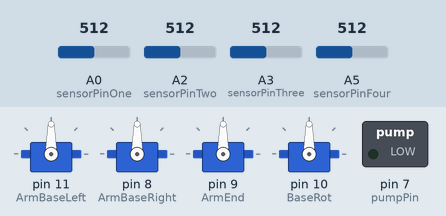
The sketch below on a simulated Arduino Uno, built with avr-gcc and run on an emulated ATmega328P. On the bench: 4 × servo, switched loads named in the sketch (green lamp = pin HIGH). The inputs (shaded band) are chosen by the test bench; at power-on: A0 (sensorPinOne) = 512, A2 (sensorPinTwo) = 512, A3 (sensorPinThree) = 512, A5 (sensorPinFour) = 512.

Above: at 1.7 s.
1.8 s: A0 (sensorPinOne) set to 488
At 3.5 s:
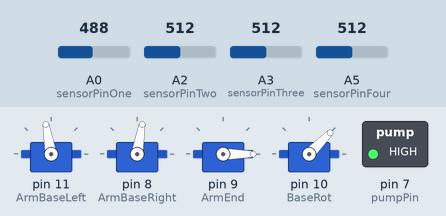
7.8 s: A0 (sensorPinOne) set to 510
At 8.1 s:
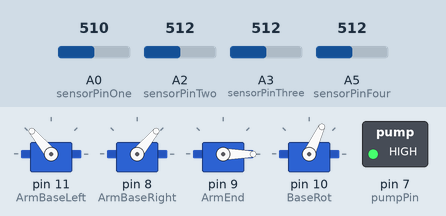
10.8 s: A2 (sensorPinTwo) set to 483
At 12.8 s:
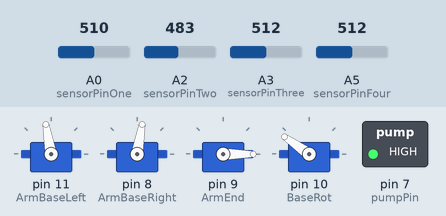
16.8 s: A2 (sensorPinTwo) set to 510
At 19.67 s:
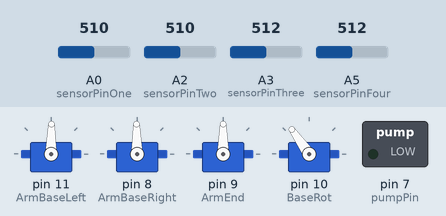
19.8 s: A3 (sensorPinThree) set to 491
At 21.2 s:
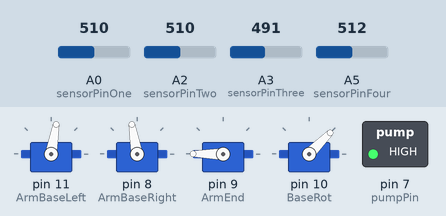
25.8 s: A3 (sensorPinThree) set to 510
At 26.9 s:
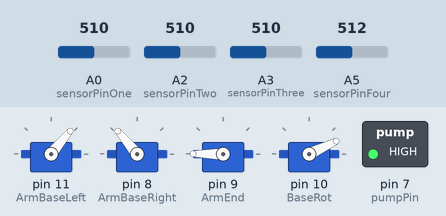
Timing chart, 0 to 29.8 s (numbered marks = the images above; inputs shaded):
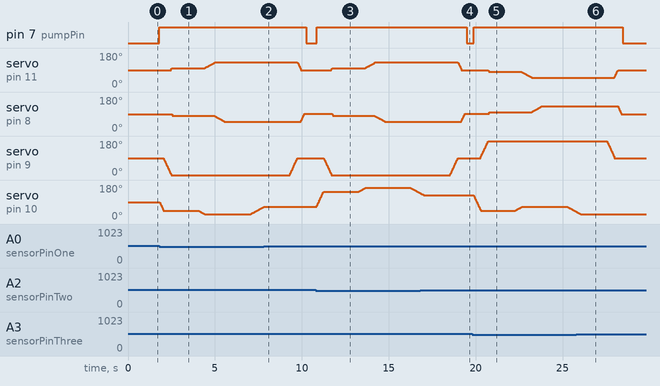

Measured:
- the behaviour switches between 500 and 499 on A0 (sensorPinOne) (found by bisection; images 0 and 1)
- the behaviour switches between 500 and 499 on A2 (sensorPinTwo) (found by bisection; images 2 and 3)
- the behaviour switches between 500 and 499 on A3 (sensorPinThree) (found by bisection; images 4 and 5)
- after the input at 1.8 s, pin 7 (pumpPin): LOW → HIGH at once; servo on pin 11 (ArmBaseLeft): moves from 90° to 130° over 2.5 s, starting after 0.68 s; servo on pin 8 (ArmBaseRight): moves from 90° to 50° over 3.0 s, starting after 0.72 s; servo on pin 9 (ArmEnd): moves from 90° to 0° over 0.45 s, starting after 0.23 s
- after the input at 7.8 s, pin 7 (pumpPin): HIGH → LOW after 2.4 s; servo on pin 9 (ArmEnd): goes on until 9.7 s, then stays 90°; servo on pin 10 (BaseRot): goes on until 7.8 s, then stays 65°
- after the input at 10.8 s, pin 7 (pumpPin): LOW → HIGH after 0.05 s; servo on pin 11 (ArmBaseLeft): moves from 89° to 130° over 2.5 s, starting after 0.90 s
- after the input at 16.8 s, pin 7 (pumpPin): HIGH → LOW after 2.7 s
- after the input at 19.8 s, pin 7 (pumpPin): LOW → HIGH after 0.08 s; servo on pin 11 (ArmBaseLeft): moves from 89° to 50° over 2.5 s, starting after 0.93 s; servo on pin 8 (ArmBaseRight): moves from 91° to 130° over 3.0 s, starting after 0.97 s; servo on pin 9 (ArmEnd): moves from 90° to 180° over 0.45 s, starting after 0.48 s
- after the input at 25.8 s, pin 7 (pumpPin): HIGH → LOW after 2.7 s; servo on pin 11 (ArmBaseLeft): goes on until 28.2 s, then stays 90°; servo on pin 8 (ArmBaseRight): goes on until 28.4 s, then stays 90°; servo on pin 9 (ArmEnd): goes on until 28.0 s, then stays 90°; servo on pin 10 (BaseRot): goes on until 26.0 s, then stays 25°

The sketch:

RoboticWateringSystemCode.ino
```cpp
#include <Servo.h>

//Hello

Servo ArmBaseLeft;
Servo ArmBaseRight;
Servo ArmEnd;
Servo BaseRot;

// Current positions (initialized in setup)
int posBaseLeft = 90;
int posBaseRight = 90;
int posEnd = 90;
int posRot = 90;

const int pumpPin = 7;

const int sensorPinOne = A0;
const int sensorPinTwo = A2;
const int sensorPinThree = A3;
const int sensorPinFour = A5;

const int POSITION_TOLERANCE = 2; // Acceptable error in degrees


void setup() {
  ArmBaseLeft.attach(11);
  ArmBaseRight.attach(8);
  ArmEnd.attach(9);
  BaseRot.attach(10);
  pinMode(pumpPin, OUTPUT);

  // Set initial positions
  ArmBaseLeft.write(posBaseLeft);
  ArmBaseRight.write(posBaseRight);
  ArmEnd.write(posEnd);
  BaseRot.write(posRot);

  digitalWrite(pumpPin, LOW);

  delay(500); // Let them settle
}

// Smoothly move a servo from current to target position
void smoothMove(Servo &servo, int &currentPos, int targetPos, int stepDelay = 10) {
  if (abs(currentPos - targetPos) <= POSITION_TOLERANCE) return;

  int step = (targetPos > currentPos) ? 1 : -1;

  while (abs(currentPos - targetPos) > POSITION_TOLERANCE) {
    currentPos += step;
    servo.write(currentPos);
    delay(stepDelay);
  }

  // Snap to target at the end for accuracy
  currentPos = targetPos;
  servo.write(currentPos);
}

// Composite smooth movement function
void moveToPosition(int baseRotTarget, int endTarget, int leftTarget, int rightTarget, int stepDelay = 5) {
  while (
    posRot != baseRotTarget ||
    posEnd != endTarget ||
    posBaseLeft != leftTarget ||
    posBaseRight != rightTarget
  ) {
    if (posRot != baseRotTarget)
      smoothMove(BaseRot, posRot, baseRotTarget, stepDelay);
    if (posEnd != endTarget)
      smoothMove(ArmEnd, posEnd, endTarget, stepDelay);
    if (posBaseLeft != leftTarget)
      smoothMove(ArmBaseLeft, posBaseLeft, leftTarget, stepDelay);
    if (posBaseRight != rightTarget)
      smoothMove(ArmBaseRight, posBaseRight, rightTarget, stepDelay);
  }
}

// Plant positions
void PlantOne() {

  moveToPosition(45, 0, 100, 80, 5);
  delay(1500);
  moveToPosition(25, 0, 130, 50, 20);
  delay(1500);
  moveToPosition(65, 0, 130, 50, 20);
  delay(1500);
  moveToPosition(65, 90, 89, 91);
}

void PlantTwo() {

  moveToPosition(145, 0, 100, 80, 5);
  delay(1500);
  moveToPosition(165, 0, 130, 50, 20);
  delay(1500);
  moveToPosition(125, 0, 130, 50, 20);
  delay(1500);
  moveToPosition(125, 90, 89, 91);
}

void PlantThree() {

  moveToPosition(45, 180, 80, 100, 5);
  delay(1500);
  moveToPosition(65, 180, 50, 130, 20);
  delay(1500);
  moveToPosition(25, 180, 50, 130, 20);
  delay(1500);
  moveToPosition(25, 90, 90, 90);
}

void PlantFour() {

  moveToPosition(145, 180, 80, 100, 5);
  delay(1500);
  moveToPosition(125, 180, 50, 130, 20);
  delay(1500);
  moveToPosition(165, 180, 50, 130, 20);
  delay(1500);
  moveToPosition(165, 90, 90, 90);
}

void loop() {

  digitalWrite(pumpPin, LOW);

  int moistureOne = analogRead(sensorPinOne);
  int moistureTwo = analogRead(sensorPinTwo);
  int moistureThree = analogRead(sensorPinThree);
  int moistureFour = analogRead(sensorPinFour);

  if (moistureOne < 500) {
    digitalWrite(pumpPin, HIGH);

    PlantOne();
  }

  if (moistureTwo < 500) {
    digitalWrite(pumpPin, HIGH);

    PlantTwo();
  }

  if (moistureThree < 500) {
    digitalWrite(pumpPin, HIGH);

    PlantThree();
  }

  if (moistureFour < 500) {
    digitalWrite(pumpPin, HIGH);

    PlantFour();
  }

  delay(100);
}
```
